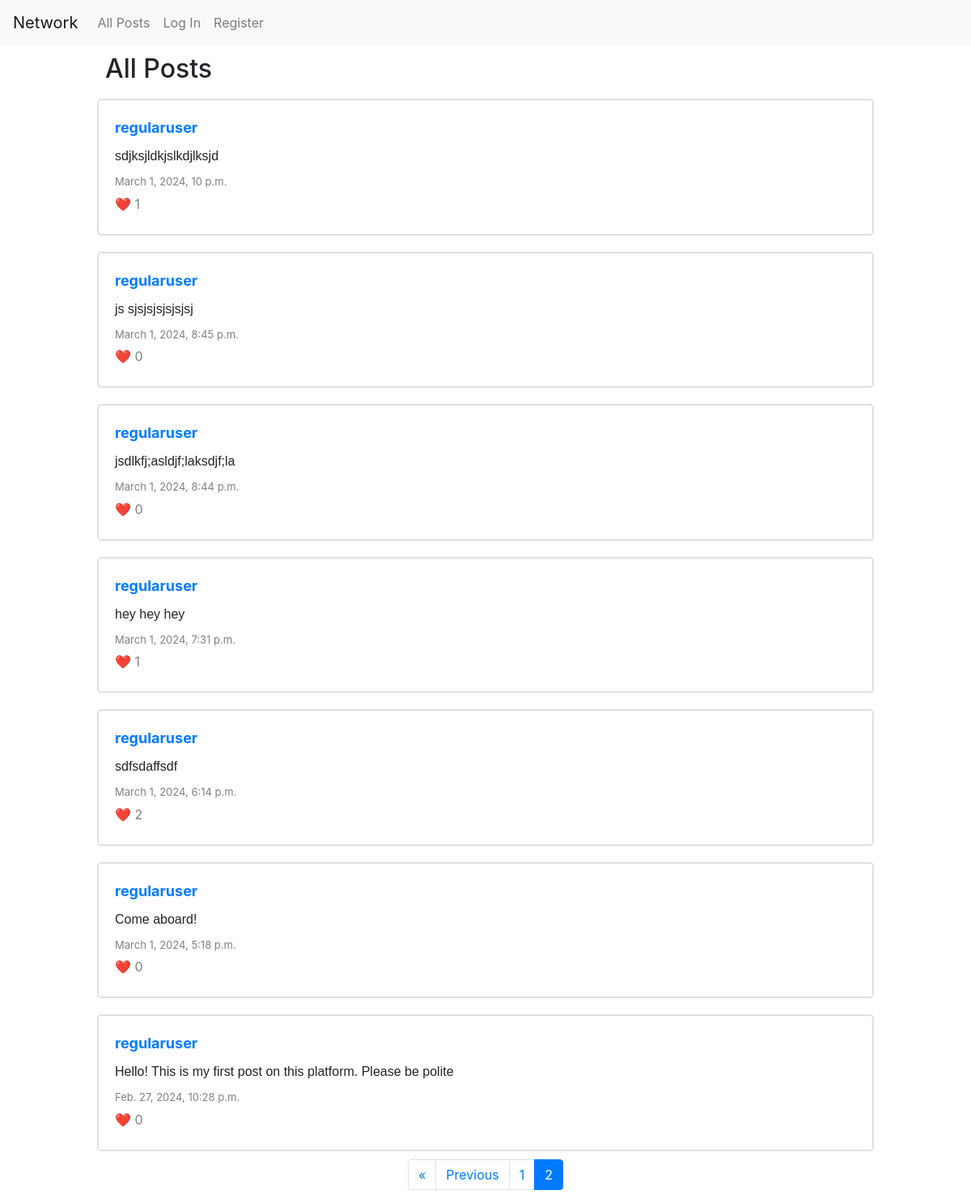
Screenshot of /?page=2 with the database file from the repository.
### network/models.py (models this page shows, shortened)
class Post(models.Model):
    user = models.ForeignKey("User", on_delete=models.CASCADE, related_name="posts")
    body = models.TextField()
    timestamp = models.DateTimeField(auto_now_add=True)
    likes_count = models.ManyToManyField("User", related_name="likes", blank=True)

class User(AbstractUser):
    follows = models.ManyToManyField("self", related_name="followed_by", symmetrical=False, blank=True)

### network/views.py (the view)
# urls.py: path("", views.index, name="index"),
def index(request):
    if request.method == "POST":
        if "submit-new-post" in request.POST:
            new_post = create_new_post(request)
            new_post.save()
            return HttpResponseRedirect(reverse("index"))
        elif "edit-post" in request.POST:
            data = json.loads(request.POST["document"])
            existed_posts = [i.id for i in Post.objects.filter(user=request.user)]
            if data["author"] == request.user.username and int(data["id"]) in existed_posts and data["body"] != Post.objects.get(pk=int(data["id"])).body:
                existed_post = Post.objects.get(pk=int(data["id"]))
                existed_post.body = data["body"]
                existed_post.save(update_fields=["body"])
                return JsonResponse({"message": "Post was successfully updated!"}, status=201)
            return JsonResponse({"message": "Canceled"}, status=201)
    elif request.method == "PUT":
        return save_like(request)
    else:
        posts_q = Post.objects.all().order_by("-timestamp")
        paginator = Paginator(posts_q, 10)
        page_number = request.GET.get("page")
        posts = paginator.get_page(page_number)
        return render(request, "network/index.html", {
            "posts": posts,
        })

### network/templates/network/index.html (shortened to what this page needs)
{% extends "network/layout.html" %}
{% block body %}
    <div id="twitts">
        <div class="profile-header">
            <h2>All Posts</h2>
        </div>
        {% for post in posts %}
            <div class="twitt">
                <div class="user"><a href="{% url 'profile' post.user%}">{{ post.user }}</a></div>
                <div class="body-post">{{ post.body }}</div>
                <div class="timestamp">{{ post.timestamp }}</div>
                <form method="put" name="post-like" action="{% url 'index' %}">
                    <div class="likes">
                        {% if user.is_authenticated %}
                            {% if user in post.likes_count.all %}
                                <button type="submit" name="like-post" class="like-post" data-post-id="{{ post.id }}" data-liked="true">❤️</button>
                            {% else %}
                                <button type="submit" name="like-post" class="like-post" data-post-id="{{ post.id }}" data-liked="false">🤍</button>
                            {% endif %}
                        {% else %}
                            <span>❤️</span>
                        {% endif %}
                        <span id="likes-count-{{ post.id }}" class="counter">{{ post.likes_count.all.count }}</span>
                    </div>
                </form>
            </div>
        {% empty %}
            <div class="empty-div">
                Nothing to see here:|
            </div>
        {% endfor %}
    </div>
    <nav aria-label="Page navigation example">
        <ul class="pagination justify-content-center">
            {% if posts.paginator.num_pages > 1 %}
                {% if posts.has_previous %}
                    <li class="page-item"><a class="page-link" href="?page=1" aria-label="First"><span aria-hidden="true">&laquo;</span></a></li>
                    <li class="page-item"><a class="page-link" href="?page={{ posts.previous_page_number }}">Previous</a></li>
                {% endif %}
                {% for page in posts.paginator %}
                    {% if page.number == posts.number %}
                        <li class="page-item active" aria-current="page">
                            <a class="page-link" href="?page={{ page.number }}">{{ page.number }}<span class="sr-only">(current)</span></a>
                        </li>
                    {% else %}
                        <li class="page-item"><a class="page-link" href="?page={{ page.number }}">{{ page.number }}</a></li>
                    {% endif %}
                {% endfor %}
            {% endif %}
        </ul>
    </nav>
{% endblock %}

### network/static/network/styles.css (style rules this page uses)
#twitts { display: grid; }
.twitt { border: 2px solid #e0e0e0; padding: 20px; margin: 10px; border-radius: 5px; width: 80%; justify-self: center; }
.body-post { margin-bottom: 10px; font-size: medium; font-family:'Trebuchet MS', 'Lucida Sans Unicode', 'Lucida Grande', 'Lucida Sans', Arial, sans-serif; }
.timestamp { color: grey; font-size: small; }
.counter { color: grey; }
.user { margin-bottom: 10px; }
.user a { font-weight: bold; font-size: large; }
.likes { margin-bottom: 5px; margin-top: 5px; }
.profile-header { padding: 10px; padding-bottom: 0; margin-bottom: 0; vertical-align: bottom; width: 80%; justify-self: center; }

### rows the page displays
Post: user "regularuser", body "sdjksjldkjslkdjlksjd", timestamp "March 1, 2024, 10 p.m.", likes_count.all.count "1"
Post: user "regularuser", body "js sjsjsjsjsjsjsj", timestamp "March 1, 2024, 8:45 p.m.", likes_count.all.count "0"
Post: user "regularuser", body "jsdlkfj;asldjf;laksdjf;la", timestamp "March 1, 2024, 8:44 p.m.", likes_count.all.count "0"
Post: user "regularuser", body "hey hey hey", timestamp "March 1, 2024, 7:31 p.m.", likes_count.all.count "1"
Post: user "regularuser", body "sdfsdaffsdf", timestamp "March 1, 2024, 6:14 p.m.", likes_count.all.count "2"
Post: user "regularuser", body "Come aboard!", timestamp "March 1, 2024, 5:18 p.m.", likes_count.all.count "0"
Post: user "regularuser", body "Hello! This is my first post on this platform. Please be polite", timestamp "Feb. 27, 2024, 10:28 p.m.", likes_count.all.count "0"

### other values shown
{{ page.number }} "1"
{{ page.number }} "2"
